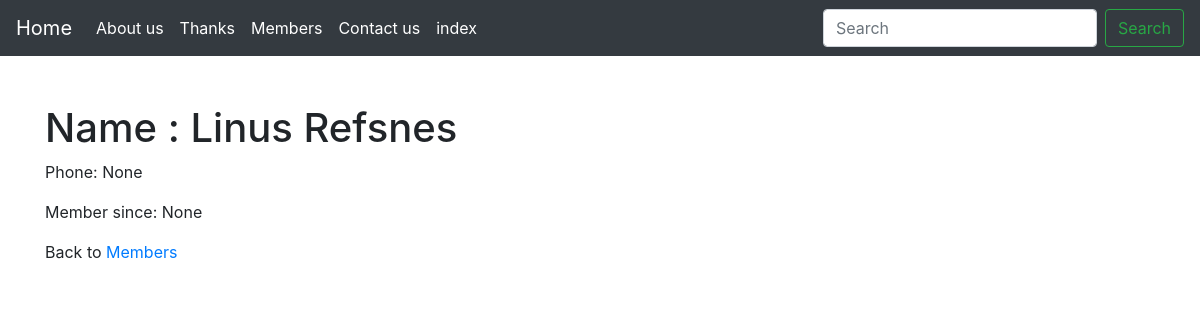
Screenshot of /members/details/3 with the database file from the repository.
### myapp/models.py (models this page shows, shortened)
class Member(models.Model):
  firstname = models.CharField(max_length=255)
  lastname = models.CharField(max_length=255)
  phone = models.IntegerField(null=True)
  joined_date = models.DateField(null=True)

### myapp/views.py (the view)
# urls.py: path('members/details/<int:id>', views.details, name='details'),
def details(request, id):
  mymember = Member.objects.get(id=id)
  template = loader.get_template('details.html')
  context = {
    'mymember': mymember,
  }
  return HttpResponse(template.render(context, request))

### templates/details.html (shortened to what this page needs)
{% extends "master.html" %}
{% block content %}
<div class="container  pt-5">
    <h1>Name : {{ mymember.firstname }} {{ mymember.lastname }}</h1>
    <p>Phone: {{ mymember.phone }}</p>
    <p>Member since: {{ mymember.joined_date }}</p>
    <p>Back to <a href="/members">Members</a></p>
</div>
{% endblock %}

### rows the page displays
Member: firstname "Linus", lastname "Refsnes", phone "None", joined_date "None"
